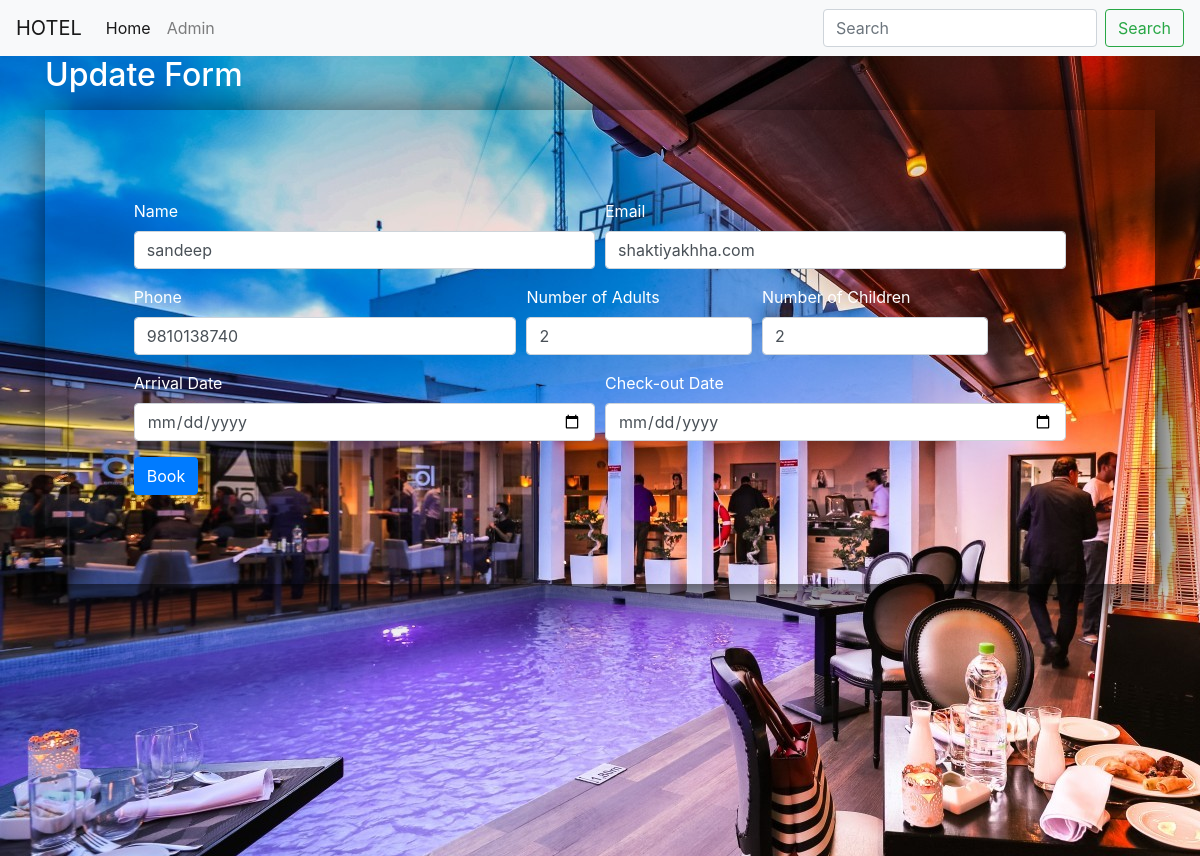
The page /table/edit/10 on the database its author committed.
### WebApp/models.py (models this page shows, shortened)
class Book(models.Model):
    name=models.CharField(max_length=50)
    email=models.CharField(null=True, max_length=50)
    phone=models.IntegerField()
    number_of_adults=models.IntegerField()
    number_of_children=models.IntegerField()
    arrival=models.DateField()
    checkOut=models.DateField()

### WebApp/views.py (the view)
# urls.py: path("edit/<int:ID>",view_update_booking),
def view_update_booking(request,ID):
    book_obj=Book.objects.get(id=ID)
    context_variable={
        'book':book_obj
    }
    return render(request,'bookingupdate.html',context_variable)

### WebApp/templates/bookingupdate.html (shortened to what this page needs)
{% load static %}
<!DOCTYPE html>
<html lang="en">
  <head>
    <link rel="stylesheet" href="{% static './bootstrap.css' %}" />
  </head>
  <body>
    <nav class="navbar navbar-expand-lg navbar-light bg-light">
      <a class="navbar-brand" href="#">HOTEL</a>
      <div class="collapse navbar-collapse" id="navbarSupportedContent">
        <ul class="navbar-nav mr-auto">
          <li class="nav-item active">
            <a class="nav-link" href="{% url 'booking' %}"
              >Home </a
            >
          </li>
          <li class="nav-item">
            <a class="nav-link" href="{% url 'table' %}">Admin<span class="sr-only">(current)</span></a>
          </li>
        </ul>
        <form class="form-inline my-2 my-lg-0">
          <input
            class="form-control mr-sm-2"
            type="search"
            placeholder="Search"
            aria-label="Search"
          />
          <button class="btn btn-outline-success my-2 my-sm-0" type="submit">
            Search
          </button>
        </form>
      </div>
    </nav>
    <div class="contain">
      <div class="container">
        <div class="row">
          <div class="col-12">
            <h2>Update Form</h2>
            <form class="forms" method="POST" action="update/{{book.id}}">
              <div class="form-row">
                <div class="form-group col-md-6">
                  <label>Name</label>
                  <input
                    type="text"
                    class="form-control"
                    placeholder="Name"
                    name="name"
                    value="{{book.name}}"
                  />
                </div>
                <div class="form-group col-md-6">
                  <label>Email</label>
                  <input
                    type="email"
                    class="form-control"
                    placeholder="Email"
                    name="email"
                    value="{{book.email}}"
                  />
                </div>
              </div>
              <div class="form-row">
                <div class="form-group col-md-5">
                  <label>Phone</label>
                  <input
                    type="text"
                    class="form-control"
                    placeholder="phone"
                    name="phone"
                    value="{{book.phone}}"
                  />
                </div>
                <div class="form-group col-md-3">
                  <label>Number of Adults</label>
                  <input
                    type="number"
                    class="form-control"
                    placeholder="Adults"
                    name="number_of_adults"
                    value="{{book.number_of_adults}}"
                  />
                </div>
                <div class="form-group col-md-3">
                  <label>Number of Children</label>
                  <input
                    type="number"
                    class="form-control"
                    placeholder="Children"
                    name="number_of_children"
                    value="{{book.number_of_children}}"
                  />
                </div>
              </div>
              <div class="form-row">
                <div class="form-group col-md-6">
                  <label>Arrival Date</label>
                  <input type="date" class="form-control" name="arrival" value="{{book.arrival|date:'m,d,Y'}}" />
                </div>
                <div class="form-group col-md-6">
                  <label>Check-out Date</label>
                  <input type="date" class="form-control" name="checkOut" value="{{book.checkOut|date:'m,d,Y'}}" />
                </div>
              </div>
              <button type="submit" class="btn btn-primary">Book</button>
            </form>
          </div>
        </div>
      </div>
    </div>
  </body>
</html>

### rows shown on the page
Book: name "sandeep", email "shaktiyakhha.com", phone "9810138740", number_of_adults "2", number_of_children "2"
